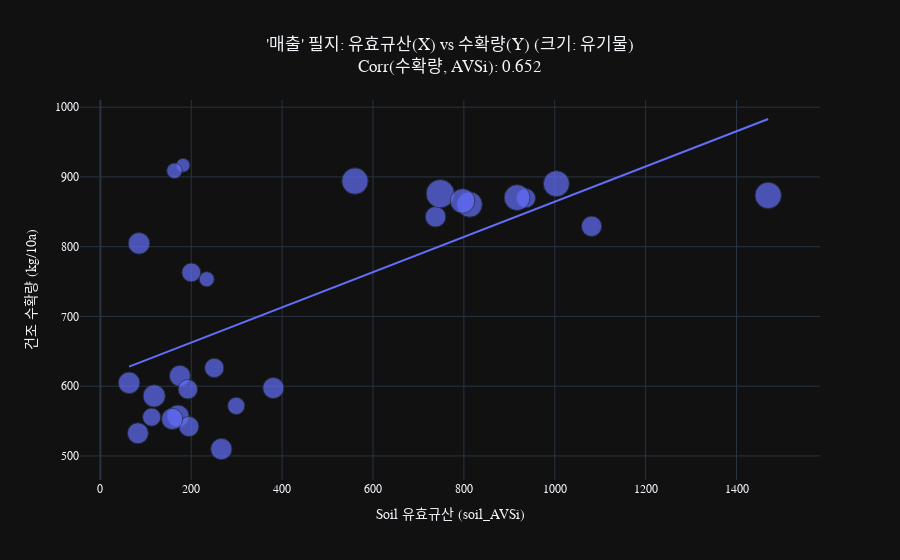
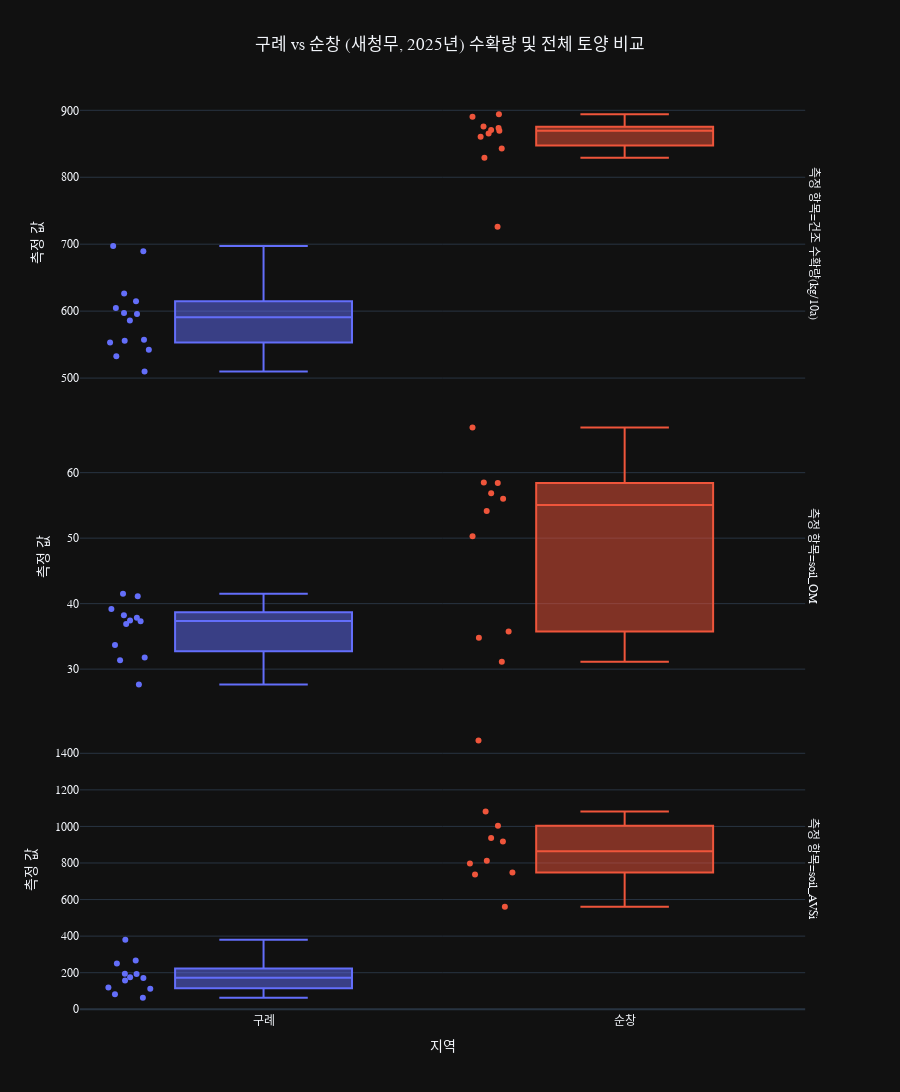

Here is the notebook cell these charts were saved with, in order:
### Code cell
import pandas as pd
import numpy as np
import plotly.express as px
import plotly.graph_objects as go
from plotly.subplots import make_subplots
from scipy.stats import mannwhitneyu

def preprocess_dataframe(df):
    """
    데이터프레임을 분석에 적합하도록 전처리합니다.
    (숫자형 변환, 공백 제거 등)
    """
    print("데이터 전처리를 시작합니다...")
    try:
        # 1. 숫자형(문자) 컬럼 정리
        numeric_object_cols = [
            '면적(m2)', '면적(평)', '수확량(kg)', '건중량(kg)',
            '평당 수확량', '건조 수확량(kg/10a)', '총 질소 살포량(kg/10a)'
        ]
        for col in numeric_object_cols:
            if col in df.columns:
                s = df[col].astype(str).str.replace(',', '', regex=False)
                s = s.str.replace(r'\s+', '', regex=True) # 모든 공백
                df[col] = pd.to_numeric(s, errors='coerce')

        # 2. 범주형(문자) 컬럼 정리
        categorical_cols = ['지역', '코드번호', '구분', 'CASE', '시비 처리', '작물', '품종']
        for col in categorical_cols:
            if col in df.columns:
                df[col] = df[col].astype(str).str.strip() # 앞뒤 공백
                if col == '품종':
                    # 품종은 중간 공백도 제거
                    df[col] = df[col].str.replace(r'\s+', '', regex=True)

        # 3. 년도 컬럼 숫자형 변환
        df['년도'] = pd.to_numeric(df['년도'], errors='coerce')

        # 4. 8대 토양 성분 숫자형 변환 (안정성)
        all_soil_components = [
            'soil_pH', 'soil_EC', 'soil_OM', 'soil_AVP', 'soil_AVSi', 'soil_K', 'soil_Ca', 'soil_Mg'
        ]
        for col in all_soil_components:
            if col in df.columns:
                df[col] = pd.to_numeric(df[col], errors='coerce')

        print("데이터 전처리 완료.")
        return df

    except Exception as e:
        print(f"전처리 중 치명적 오류 발생: {e}")
        return None

def analysis_1_sales(df_clean):
    """
    [분석 1] '매출' 필지의 수확량/토양 상관관계 분석 및 시각화
    """
    print("\n--- [분석 1] '매출' 필지 상관관계 ---")
    try:
        df_sales = df_clean[df_clean['구분'] == '매출'].copy()

        corr_cols_1 = ['건조 수확량(kg/10a)', 'soil_OM', 'soil_AVSi']
        sales_data = df_sales[corr_cols_1].dropna()

        print(f"'매출' 구분 중 유효 데이터 {len(sales_data)}개로 상관관계 분석:")

        if len(sales_data) > 2:
            corr_matrix_1 = sales_data.corr()
            corr_results = corr_matrix_1['건조 수확량(kg/10a)']
            print(corr_results.to_string())

            # 시각화 (soil_AVSi vs 수확량)
            corr_avsi = corr_results.get('soil_AVSi', np.nan)

            fig = px.scatter(
                sales_data,
                x='soil_AVSi',
                y='건조 수확량(kg/10a)',
                size='soil_OM',
                trendline='ols',
                title=f"'매출' 필지: 유효규산(X) vs 수확량(Y) (크기: 유기물)<br>Corr(수확량, AVSi): {corr_avsi:.3f}",
                labels={
                    "건조 수확량(kg/10a)": "건조 수확량 (kg/10a)",
                    "soil_AVSi": "Soil 유효규산 (soil_AVSi)",
                    "soil_OM": "Soil 유기물 (soil_OM)"
                }
            )
            fig.update_layout(title_x=0.5, font=dict(family="Malgun Gothic, AppleGGothic, sans-serif"))
            fig.write_html("analysis_1_sales_scatter.html")
            print("→ 시각화 'analysis_1_sales_scatter.html' 저장 완료.")

            fig.show()

            image_filename = "매출필지 유효규산 수확량 크기.png"
            fig.write_image(
                image_filename,
                width=1200,
                height=600,
                scale=2  # 2배 해상도
            )
            print(f"\n성공: 그래프를 '{image_filename}' 파일로 저장했습니다.")


        else:
            print("'매출' 필지 상관관계 분석에 데이터가 부족합니다.")

    except Exception as e:
        print(f"분석 1 오류: {e}")

def analysis_2_sunchang(df_clean):
    """
    [분석 2] '순창' 지역 시비량 대비 수확량 증가율 (2025년) 분석 및 시각화
    """
    print("\n--- [분석 2] '순창' 지역 시비량 대비 수확량 증가율 (2025년) ---")
    try:
        df_sunchang_2025 = df_clean[(df_clean['지역'] == '순창') & (df_clean['년도'] == 2025)].copy()

        group_overdose_str = "밑거름 과다, 웃거름 변량"
        group_standard_str = "밑거름 정량, 웃거름 변량"
        cols_2 = ['건조 수확량(kg/10a)', '총 질소 살포량(kg/10a)']

        # --- [오류 수정 지점] ---
        # 집계 전, 해당 컬럼이 확실히 숫자형인지 다시 확인
        for col in cols_2:
            df_sunchang_2025[col] = pd.to_numeric(df_sunchang_2025[col], errors='coerce')
        # --- [오류 수정 완료] ---

        # 비교 대상 데이터만 필터링
        df_sunchang_compare = df_sunchang_2025[
            df_sunchang_2025['시비 처리'].isin([group_overdose_str, group_standard_str])
        ]

        # 각 그룹의 평균 계산
        stats_grouped = df_sunchang_compare.groupby('시비 처리')[cols_2].mean().reset_index()

        # 데이터가 없는 경우를 대비하여 stats_standard, stats_overdose 추출 시 안전장치 추가
        stats_standard = stats_grouped[stats_grouped['시비 처리'] == group_standard_str]
        stats_overdose = stats_grouped[stats_grouped['시비 처리'] == group_overdose_str]

        if stats_standard.empty or stats_overdose.empty:
            print("비교 대상 그룹('정량' 또는 '과다') 중 하나가 2025년 순창 데이터에 없습니다.")
            return

        stats_standard = stats_standard.iloc[0]
        stats_overdose = stats_overdose.iloc[0]

        print(f"'{group_standard_str}' (기준) 평균:\n{stats_standard[cols_2].to_string(float_format='%.2f')}\n")
        print(f"'{group_overdose_str}' (과다) 평균:\n{stats_overdose[cols_2].to_string(float_format='%.2f')}\n")

        # 비율 계산
        yield_over = stats_overdose['건조 수확량(kg/10a)']
        yield_std = stats_standard['건조 수확량(kg/10a)']
        n_over = stats_overdose['총 질소 살포량(kg/10a)']
        n_std = stats_standard['총 질소 살포량(kg/10a)']

        if pd.notna(yield_over) and pd.notna(yield_std) and yield_std != 0:
            yield_increase_pct = ((yield_over - yield_std) / yield_std) * 100
            print(f"→ 평균 수확량 증가율: {yield_increase_pct:.2f} %")
        else:
            print("→ 수확량 증가율 계산 불가")

        if pd.notna(n_over) and pd.notna(n_std) and n_std != 0:
            n_increase_pct = ((n_over - n_std) / n_std) * 100
            print(f"→ 총 질소 살포량 증가율: {n_increase_pct:.2f} %")
        else:
            print("→ 총 질소 살포량 증가율 계산 불가")

        # 시각화 (2개의 Y축을 가진 차트)
        fig = make_subplots(specs=[[{"secondary_y": True}]])

        # Y1: 수확량 막대
        fig.add_trace(
            go.Bar(
                x=stats_grouped['시비 처리'],
                y=stats_grouped['건조 수확량(kg/10a)'],
                name='평균 수확량 (kg/10a)',
                text=stats_grouped['건조 수확량(kg/10a)'].round(1),
                textposition='outside'
            ),
            secondary_y=False,
        )

        # Y2: 질소 살포량 선
        fig.add_trace(
            go.Scatter(
                x=stats_grouped['시비 처리'],
                y=stats_grouped['총 질소 살포량(kg/10a)'],
                name='평균 총 질소 살포량 (kg/10a)',
                mode='lines+markers+text',
                text=stats_grouped['총 질소 살포량(kg/10a)'].round(1),
                textposition='top center'
            ),
            secondary_y=True,
        )

        fig.update_layout(
            title_text="순창(2025): 시비량('과다' vs '정량') 대비 수확량 비교",
            title_x=0.5,
            font=dict(family="Malgun Gothic, AppleGGothic, sans-serif"),
            legend=dict(orientation="h", yanchor="bottom", y=1.02, xanchor="center", x=0.5)
        )
        # Y축 범위 자동 설정 (데이터에 맞게)
        fig.update_yaxes(title_text="평균 수확량 (kg/10a)", secondary_y=False, autorange=True, rangemode="tozero")
        fig.update_yaxes(title_text="평균 총 질소 살포량 (kg/10a)", secondary_y=True, autorange=True, rangemode="tozero")

        fig.show()

        image_filename = "순창(2025): 시비량('과다' vs '정량') 대비 수확량 비교.png"
        fig.write_image(
              image_filename,
              width=1200,
              height=600,
              scale=2  # 2배 해상도
            )
        print(f"\n성공: 그래프를 '{image_filename}' 파일로 저장했습니다.")

        fig.write_html("analysis_2_sunchang_comparison.html")
        print("→ 시각화 'analysis_2_sunchang_comparison.html' 저장 완료.")

    except Exception as e:
        print(f"분석 2 오류: {e}")

def analysis_3_gurye_sunchang(df_clean):
    """
    [분석 3] '구례' vs '순창' (새청무) 수확량/토양 비교 (2025년)
    """
    print("\n--- [분석 3] '구례' vs '순창' (새청무) 수확량/토양 비교 (2025년) ---")
    try:
        # 2025년에 '새청무'를 재배한 '구례', '순창' 데이터 필터링
        df_saecheongmu_2025 = df_clean[
            (df_clean['품종'] == '새청무') &
            (df_clean['년도'] == 2025) &
            (df_clean['지역'].isin(['구례', '순창']))
        ].copy()

        # [수정] 8대 토양 성분 모두 비교
        all_soil_components = ['soil_pH', 'soil_EC', 'soil_OM', 'soil_AVP', 'soil_AVSi', 'soil_K', 'soil_Ca', 'soil_Mg']
        comparison_cols = ['건조 수확량(kg/10a)'] + all_soil_components

        # 중앙값(Median)으로 비교
        comparison_stats = df_saecheongmu_2025.groupby('지역')[comparison_cols].median().transpose()

        print("\n[중앙값 비교표 (새청무, 2025년)]")
        print(comparison_stats.to_string(float_format="%.2f"))

        # '유효규산(soil_AVSi)' 통계 검증
        gurye_avsi = df_saecheongmu_2025[df_saecheongmu_2025['지역'] == '구례']['soil_AVSi'].dropna()
        sunchang_avsi = df_saecheongmu_2025[df_saecheongmu_2025['지역'] == '순창']['soil_AVSi'].dropna()

        if len(gurye_avsi) > 0 and len(sunchang_avsi) > 0:
            stat, p_value = mannwhitneyu(sunchang_avsi, gurye_avsi, alternative='greater')
            print(f"\n[유효규산 검증 (순창 > 구례)]")
            print(f"P-value: {p_value:.6f}")
            if p_value < 0.05:
                print("→ '순창'의 유효규산이 '구례'보다 통계적으로 유의미하게 높습니다. (p < 0.05)")
            else:
                print("→ '순창'의 유효규산이 '구례'보다 높지만, 통계적으로 유의미한 차이는 아닙니다. (p >= 0.05)")
        else:
            print("\n[유효규산 검증] 비교할 데이터가 부족합니다.")

        # 시각화 (Box Plot) - 8대 성분 + 수확량
        plot_cols_3 = ['건조 수확량(kg/10a)'] + all_soil_components
        melted_data_3 = df_saecheongmu_2025.melt(
            id_vars=['지역', '코드번호'],
            value_vars=plot_cols_3,
            var_name='측정 항목',
            value_name='값'
        )
        melted_data_3 = melted_data_3.dropna(subset=['값'])

        fig = px.box(
            melted_data_3,
            x='지역',
            y='값',
            color='지역',
            facet_row='측정 항목',
            points='all',
            title='구례 vs 순창 (새청무, 2025년) 수확량 및 전체 토양 비교',
            labels={"값": "측정 값", "지역": "지역"}
        )
        fig.update_layout(height=2000, title_x=0.5, font=dict(family="Malgun Gothic, AppleGGothic, sans-serif"), showlegend=False)
        fig.update_yaxes(matches=None) # 각 차트 Y축 독립

        fig.show()

        image_filename = "구례 vs 순창 (새청무, 2025년) 수확량 및 전체 토양 비교.png"
        fig.write_image(
              image_filename,
              width=1200,
              height=600,
              scale=2  # 2배 해상도
            )
        print(f"\n성공: 그래프를 '{image_filename}' 파일로 저장했습니다.")



        fig.write_html("analysis_3_gurye_sunchang_boxplot.html")
        print("→ 시각화 'analysis_3_gurye_sunchang_boxplot.html' 저장 완료.")

    except Exception as e:
        print(f"분석 3 오류: {e}")

# --- 메인 코드 실행 ---
if __name__ == "__main__":
    try:
        print("--- [시작] 최신 데이터 파일 로드 ---")
        # 이 스크립트가 실행되는 환경에 파일이 있어야 합니다.
        df_main = pd.read_csv("data/25년_수확량 통계.csv")

        # 1. 공통 전처리
        df_clean = preprocess_dataframe(df_main)

        if df_clean is not None:
            # 2. 개별 분석 실행
            analysis_1_sales(df_clean.copy())
            analysis_2_sunchang(df_clean.copy())
            analysis_3_gurye_sunchang(df_clean.copy())

        print("\n--- [완료] 모든 분석 및 시각화 파일 생성이 완료되었습니다. ---")

    except FileNotFoundError:
        print("오류: '25년_수확량 통계.csv' 파일을 찾을 수 없습니다.")
    except Exception as e:
        print(f"메인 실행 중 오류 발생: {e}")

### Figure 1 — Plotly figure (JSON) as saved in the notebook; plotly's stock layout.template omitted (floating-point values rounded to 4 significant figures)
{"data": [{"hovertemplate": "Soil 유효규산 (soil_AVSi)=%{x}<br>건조 수확량 (kg/10a)=%{y}<br>Soil 유기물 (soil_OM)=%{marker.size}<extra></extra>", "legendgroup": "", "marker": {"color": "#636efa", "size": [41.52, 37.3, 41.12, 33.7, 36.9, 31.78, 27.64, 38.21, 37.86, 31.35, 37.42, 39.18, 31.14, 34.79, 35.74, 54.13, 56.87, 56.0, 58.41, 66.91, 58.5, 50.29, 16.0, 19.0, 20.0, 30.0, 39.0, 25.0], "sizemode": "area", "sizeref": 0.1673, "symbol": "circle"}, "mode": "markers", "name": "", "orientation": "v", "showlegend": false, "x": [118.4, 175.1, 170.8, 194.8, 82.6, 192.5, 112.8, 266.2, 157.9, 250.7, 380.7, 63.2, 936.5, 1081.0, 737.7, 812.6, 1004.0, 917.1, 560.3, 748.0, 1470.0, 797.0, 182.0, 234.0, 163.0, 200.0, 85.0, 299.0], "xaxis": "x", "y": [586.0, 614.8, 557.1, 542.1, 532.6, 595.6, 555.6, 509.9, 553.0, 626.2, 597.4, 604.8, 869.4, 829.3, 842.9, 860.4, 890.3, 870.4, 894.1, 876.0, 873.5, 865.5, 916.7, 753.4, 908.9, 763.1, 804.8, 571.8], "yaxis": "y", "type": "scatter"}, {"hovertemplate": "<b>OLS trendline</b><br>건조 수확량(kg/10a) = 0.25241 * soil_AVSi + 612.053<br>R<sup>2</sup>=0.425734<br><br>Soil 유효규산 (soil_AVSi)=%{x}<br>건조 수확량 (kg/10a)=%{y} <b>(trend)</b><extra></extra>", "legendgroup": "", "marker": {"color": "#636efa", "symbol": "circle"}, "mode": "lines", "name": "", "showlegend": false, "x": [63.2, 82.6, 85.0, 112.8, 118.4, 157.9, 163.0, 170.8, 175.1, 182.0, 192.5, 194.8, 200.0, 234.0, 250.7, 266.2, 299.0, 380.7, 560.3, 737.7, 748.0, 797.0, 812.6, 917.1, 936.5, 1004.0, 1081.0, 1470.0], "xaxis": "x", "y": [628.0, 632.9, 633.5, 640.5, 641.9, 651.9, 653.2, 655.2, 656.2, 658.0, 660.6, 661.2, 662.5, 671.1, 675.3, 679.2, 687.5, 708.1, 753.5, 798.3, 800.9, 813.2, 817.2, 843.5, 848.4, 865.4, 884.9, 983.0], "yaxis": "y", "type": "scatter"}], "layout": {"xaxis": {"anchor": "y", "domain": [0.0, 1.0], "title": {"text": "Soil 유효규산 (soil_AVSi)"}}, "yaxis": {"anchor": "x", "domain": [0.0, 1.0], "title": {"text": "건조 수확량 (kg/10a)"}}, "legend": {"tracegroupgap": 0, "itemsizing": "constant"}, "title": {"text": "'매출' 필지: 유효규산(X) vs 수확량(Y) (크기: 유기물)<br>Corr(수확량, AVSi): 0.652", "x": 0.5}, "font": {"family": "Malgun Gothic, AppleGGothic, sans-serif"}}}

### Figure 2 — Plotly figure (JSON) as saved in the notebook; plotly's stock layout.template omitted (floating-point values rounded to 4 significant figures)
{"data": [{"alignmentgroup": "True", "boxpoints": "all", "hovertemplate": "지역=%{x}<br>측정 항목=건조 수확량(kg/10a)<br>측정 값=%{y}<extra></extra>", "legendgroup": "구례", "marker": {"color": "#636efa"}, "name": "구례", "notched": false, "offsetgroup": "구례", "orientation": "v", "showlegend": true, "x": ["구례", "구례", "구례", "구례", "구례", "구례", "구례", "구례", "구례", "구례", "구례", "구례", "구례", "구례"], "x0": " ", "xaxis": "x3", "y": [586.0, 614.8, 557.1, 542.1, 532.6, 595.6, 555.6, 509.9, 553.0, 626.2, 597.4, 604.8, 689.3, 697.4], "y0": " ", "yaxis": "y3", "type": "box"}, {"alignmentgroup": "True", "boxpoints": "all", "hovertemplate": "지역=%{x}<br>측정 항목=soil_OM<br>측정 값=%{y}<extra></extra>", "legendgroup": "구례", "marker": {"color": "#636efa"}, "name": "구례", "notched": false, "offsetgroup": "구례", "orientation": "v", "showlegend": false, "x": ["구례", "구례", "구례", "구례", "구례", "구례", "구례", "구례", "구례", "구례", "구례", "구례"], "x0": " ", "xaxis": "x2", "y": [41.52, 37.3, 41.12, 33.7, 36.9, 31.78, 27.64, 38.21, 37.86, 31.35, 37.42, 39.18], "y0": " ", "yaxis": "y2", "type": "box"}, {"alignmentgroup": "True", "boxpoints": "all", "hovertemplate": "지역=%{x}<br>측정 항목=soil_AVSi<br>측정 값=%{y}<extra></extra>", "legendgroup": "구례", "marker": {"color": "#636efa"}, "name": "구례", "notched": false, "offsetgroup": "구례", "orientation": "v", "showlegend": false, "x": ["구례", "구례", "구례", "구례", "구례", "구례", "구례", "구례", "구례", "구례", "구례", "구례"], "x0": " ", "xaxis": "x", "y": [118.4, 175.1, 170.8, 194.8, 82.6, 192.5, 112.8, 266.2, 157.9, 250.7, 380.7, 63.2], "y0": " ", "yaxis": "y", "type": "box"}, {"alignmentgroup": "True", "boxpoints": "all", "hovertemplate": "지역=%{x}<br>측정 항목=건조 수확량(kg/10a)<br>측정 값=%{y}<extra></extra>", "legendgroup": "순창", "marker": {"color": "#EF553B"}, "name": "순창", "notched": false, "offsetgroup": "순창", "orientation": "v", "showlegend": true, "x": ["순창", "순창", "순창", "순창", "순창", "순창", "순창", "순창", "순창", "순창", "순창"], "x0": " ", "xaxis": "x3", "y": [869.4, 829.3, 842.9, 860.4, 890.3, 870.4, 894.1, 876.0, 873.5, 865.5, 726.0], "y0": " ", "yaxis": "y3", "type": "box"}, {"alignmentgroup": "True", "boxpoints": "all", "hovertemplate": "지역=%{x}<br>측정 항목=soil_OM<br>측정 값=%{y}<extra></extra>", "legendgroup": "순창", "marker": {"color": "#EF553B"}, "name": "순창", "notched": false, "offsetgroup": "순창", "orientation": "v", "showlegend": false, "x": ["순창", "순창", "순창", "순창", "순창", "순창", "순창", "순창", "순창", "순창"], "x0": " ", "xaxis": "x2", "y": [31.14, 34.79, 35.74, 54.13, 56.87, 56.0, 58.41, 66.91, 58.5, 50.29], "y0": " ", "yaxis": "y2", "type": "box"}, {"alignmentgroup": "True", "boxpoints": "all", "hovertemplate": "지역=%{x}<br>측정 항목=soil_AVSi<br>측정 값=%{y}<extra></extra>", "legendgroup": "순창", "marker": {"color": "#EF553B"}, "name": "순창", "notched": false, "offsetgroup": "순창", "orientation": "v", "showlegend": false, "x": ["순창", "순창", "순창", "순창", "순창", "순창", "순창", "순창", "순창", "순창"], "x0": " ", "xaxis": "x", "y": [936.5, 1081.0, 737.7, 812.6, 1004.0, 917.1, 560.3, 748.0, 1470.0, 797.0], "y0": " ", "yaxis": "y", "type": "box"}], "layout": {"xaxis": {"anchor": "y", "domain": [0.0, 0.98], "title": {"text": "지역"}, "categoryorder": "array", "categoryarray": ["구례", "순창"]}, "yaxis": {"anchor": "x", "domain": [0.0, 0.3133], "title": {"text": "측정 값"}}, "xaxis2": {"anchor": "y2", "domain": [0.0, 0.98], "matches": "x", "showticklabels": false}, "yaxis2": {"anchor": "x2", "domain": [0.3433, 0.6567], "title": {"text": "측정 값"}}, "xaxis3": {"anchor": "y3", "domain": [0.0, 0.98], "matches": "x", "showticklabels": false}, "yaxis3": {"anchor": "x3", "domain": [0.6867, 1.0], "title": {"text": "측정 값"}}, "annotations": [{"font": {}, "showarrow": false, "text": "측정 항목=soil_AVSi", "textangle": 90, "x": 0.98, "xanchor": "left", "xref": "paper", "y": 0.1567, "yanchor": "middle", "yref": "paper"}, {"font": {}, "showarrow": false, "text": "측정 항목=soil_OM", "textangle": 90, "x": 0.98, "xanchor": "left", "xref": "paper", "y": 0.5, "yanchor": "middle", "yref": "paper"}, {"font": {}, "showarrow": false, "text": "측정 항목=건조 수확량(kg/10a)", "textangle": 90, "x": 0.98, "xanchor": "left", "xref": "paper", "y": 0.8433, "yanchor": "middle", "yref": "paper"}], "legend": {"title": {"text": "지역"}, "tracegroupgap": 0}, "title": {"text": "구례 vs 순창 (새청무, 2025년) 수확량 및 전체 토양 비교", "x": 0.5}, "boxmode": "overlay", "font": {"family": "Malgun Gothic, AppleGGothic, sans-serif"}, "height": 2000, "showlegend": false}}
